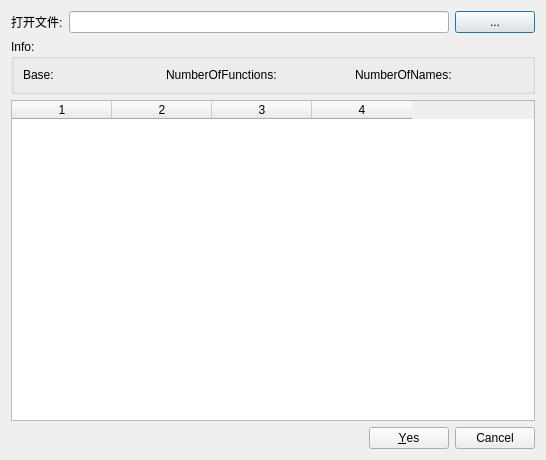
<?xml version="1.0" encoding="UTF-8"?>
<ui version="4.0">
 <class>AddImportFuncDialog</class>
 <widget class="QDialog" name="AddImportFuncDialog">
  <property name="geometry">
   <rect>
    <x>0</x>
    <y>0</y>
    <width>546</width>
    <height>460</height>
   </rect>
  </property>
  <property name="minimumSize">
   <size>
    <width>400</width>
    <height>400</height>
   </size>
  </property>
  <property name="maximumSize">
   <size>
    <width>1080</width>
    <height>900</height>
   </size>
  </property>
  <property name="windowTitle">
   <string>添加导入函数</string>
  </property>
  <layout class="QGridLayout" name="gridLayout">
   <item row="0" column="0">
    <layout class="QHBoxLayout" name="horizontalLayout">
     <item>
      <widget class="QLabel" name="OPENFILE">
       <property name="text">
        <string>打开文件:</string>
       </property>
      </widget>
     </item>
     <item>
      <widget class="QLineEdit" name="FILEPATH_EDIT"/>
     </item>
     <item>
      <widget class="QPushButton" name="OPENFILE_BUTTON">
       <property name="text">
        <string>...</string>
       </property>
      </widget>
     </item>
    </layout>
   </item>
   <item row="1" column="0">
    <widget class="QGroupBox" name="groupBox">
     <property name="title">
      <string>Info:</string>
     </property>
     <layout class="QHBoxLayout" name="horizontalLayout_2">
      <item>
       <widget class="QLabel" name="label">
        <property name="text">
         <string>Base:</string>
        </property>
       </widget>
      </item>
      <item>
       <widget class="QLabel" name="BASE">
        <property name="text">
         <string/>
        </property>
       </widget>
      </item>
      <item>
       <widget class="QLabel" name="label2">
        <property name="text">
         <string>NumberOfFunctions:</string>
        </property>
       </widget>
      </item>
      <item>
       <widget class="QLabel" name="NUMBEROFFUNCTIONS">
        <property name="text">
         <string/>
        </property>
       </widget>
      </item>
      <item>
       <widget class="QLabel" name="label_4">
        <property name="text">
         <string>NumberOfNames:</string>
        </property>
       </widget>
      </item>
      <item>
       <widget class="QLabel" name="NUMBEROFNAMES">
        <property name="text">
         <string/>
        </property>
       </widget>
      </item>
     </layout>
    </widget>
   </item>
   <item row="2" column="0">
    <widget class="QTableWidget" name="EXPORTFUNCTABLE">
     <property name="rowCount">
      <number>0</number>
     </property>
     <property name="columnCount">
      <number>4</number>
     </property>
     <attribute name="verticalHeaderVisible">
      <bool>false</bool>
     </attribute>
     <column/>
     <column/>
     <column/>
     <column/>
    </widget>
   </item>
   <item row="3" column="0">
    <widget class="QDialogButtonBox" name="buttonBox">
     <property name="orientation">
      <enum>Qt::Horizontal</enum>
     </property>
     <property name="standardButtons">
      <set>QDialogButtonBox::Cancel|QDialogButtonBox::Yes</set>
     </property>
    </widget>
   </item>
  </layout>
 </widget>
 <resources/>
 <connections>
  <connection>
   <sender>buttonBox</sender>
   <signal>accepted()</signal>
   <receiver>AddImportFuncDialog</receiver>
   <slot>accept()</slot>
   <hints>
    <hint type="sourcelabel">
     <x>248</x>
     <y>254</y>
    </hint>
    <hint type="destinationlabel">
     <x>157</x>
     <y>274</y>
    </hint>
   </hints>
  </connection>
  <connection>
   <sender>buttonBox</sender>
   <signal>rejected()</signal>
   <receiver>AddImportFuncDialog</receiver>
   <slot>reject()</slot>
   <hints>
    <hint type="sourcelabel">
     <x>316</x>
     <y>260</y>
    </hint>
    <hint type="destinationlabel">
     <x>286</x>
     <y>274</y>
    </hint>
   </hints>
  </connection>
 </connections>
</ui>
